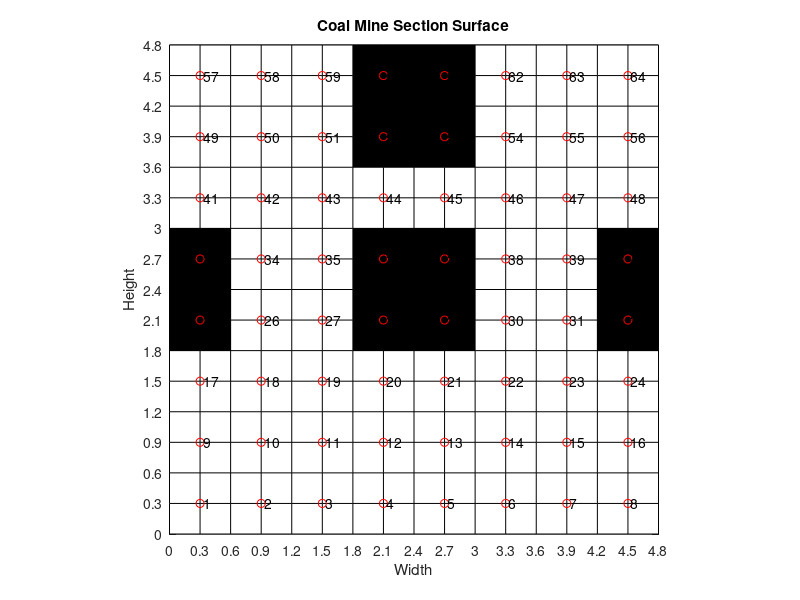

This chart was generated by the following MATLAB code: (Note: this script raises an error after producing the figure.)
% AMOACO to enhance the road trajectories of cutting head
% to form high quality Section in Coal Mine Roadway
% .....................................by Kingsley W

clear all
close all
clc
tic
% create the gripmap
a = ones(16); % changeable 
% a(3,5:6)=0;
% a(4,5:6)=0;
% a(3,7:8)=0;
% a(4,7:8)=0;
% a(5,5:8)=0;
% a(6,5:8)=0;
%  
% a(10:15,13:16)=0;
% a(11:14,5:8)=0;

% a(7:10,7:10)=0;
% 
% a(7:10,1:4)=0;
% a(7:10,13:16)=0;

a(7:10,1:2)=0;
a(7:10,15:16)=0;
a(7:10,7:10)=0;
a(13:16,7:10)=0;

% a(6:8,5:8)=0;
% a(10:15,13:16)=0;
% a(11:14,5:8)=0;

% a(17:20,9:12)=0;
% a(9:12,1:4)=0;
% a(9:12,17:20)=0;
% a(7:10,9:12)=0;

b=a;
b(end+1,end+1)=0;
a=b
colormap([0 0 0;1 1 1]);  % use colormap to create the wanted color
X_grid=[1:size(a,2)].*ones(size(a,1),1);
Y_grid=X_grid';

%create the decision variable
Nx=size(a,2)-1;
Ny=size(a,1)-1;
n=Nx*Ny/4;
n1=Nx/2;
n2=Ny/2;
XY=zeros(n2,n1);
coordinatesXY=zeros(n2*n1,2);
S=zeros(1,n2*n1); % coordinates sequence
R=0.3; % cutting radium
ratio=1/R; % cutting width unit/head diameter

x_grid=(X_grid(1,:)-1)/ratio; 
y_grid=(Y_grid(:,1)-1)/ratio;  
x=x_grid(2:2:[length(x_grid)-1]); % x coordinates when ratio=2 x=[0.5:n1-0.5]; 
y=y_grid(2:2:[length(y_grid)-1]); % y coordinates when ratio=2 y=[0.5:n2-0.5]; 
pcolor(x_grid,y_grid,a);
set(gca,'XTick',x_grid,'YTick',y_grid);  % axis setting
xlabel('Width');
ylabel('Height');
title('Coal Mine Section Surface')
axis image xy; 
hold on


% self version coordinates index to variable XY index S 
k=1;
for i=1:n2
     for j=1:n1
         XY(i,j)=k;
         S(k)=k;
         coordinatesXY(k,:)=[x(j),y(i)];
         plot(x(j),y(i),'ro')
         labl=num2str(k);
         labl=[' ',labl];
         text(x(j),y(i),labl)
         hold on
         k=k+1;
     end
end
hold off
Edge=[XY(1,:)',XY(:,1),XY(:,length(XY)),XY(length(XY),:)']; % define edge matrix
Edge(end,1)=0; Edge(1,4)=0;

%%%%%%%%%%%%%%%%%%%%%%%%%%%%%%%%%%%%%%%%%%%%%%%%%%%%%%%%%%%%%%%%%%%%%%%%%%%%%%%%%%%%%%%%
    % objective function parameter setting
    Hw=6;% Specific energy consumption of cutting with different hardness of coal rock
    A=R*(size(a,2)-1); % road width
    B=R*(size(a,1)-1); % road height
    h=0.2; % average cutting depth
    R;
    %S2=9.25; % block area
    S0=(R^2-pi*R^2/4)*2; % unit left area
    S1=4*R^2;
    K=0.6; %Kjol
%%%%%%%%%%%%%%%%%%%%%%%%%%%%%%%%%%%%%%%%%%%%%%%%%%%%5
    % aco algorithm parameter
    Ite = 250; % max iteration
    Ant_num = 100;
    Alpha = 1;
    Rho = 0.15;
    Q = 100;
    Beta = 5;

    City=coordinatesXY;
    City_num = size(City,1);%n indicate the number of the nodes(cities)
    Distance = zeros(City_num,City_num);% adjunct matrix
   
    % caculate the adjunct distance method 1
    for i=1:n
        for j=i+1:n
            Distance(i,j)=sqrt(sum((City(i,:)-City(j,:)).^2));
            Distance(j,i)=Distance(i,j);
        end
    end
%     for i=1:City_num % caculate the adjunct distance method 2
%         for j=1:City_num
%             if i~=j
%                 Distance(i,j)= sqrt((City(i,1)-City(j,1))^2 + (City(i,2)-City(j,2))^2);
%             else
%                 Distance(i,j) = eps;
%             end
%         end
%     end
%     Distance = abs(Distance+Distance');

    % presetting, initiating the algorithm parameter
    Eta = 1./Distance; 
    Tau = ones(City_num,City_num);   
    c=20; % constant hermone distribution value
    for i=1:City_num 
        if ismember([i],[length(x)*[1:length(y)]])==1
            route=[i-1];
        elseif ismember([i],[length(x)*[1:length(y)-1]+1])==1
            route=[i+1];
        else
            route=[i-1,i+1];
        end
        for j=1:City_num 
            if a(Y_grid(ratio*coordinatesXY(j,2)+1,1),X_grid(1,ratio*coordinatesXY(j,1)+1))~=0 & a(Y_grid(round(ratio*(coordinatesXY(j,2)-1/ratio)+1,1)),X_grid(1,ratio*coordinatesXY(j,1)+1))~=0 ... 
               & a(Y_grid(ratio*coordinatesXY(j,2)+1,1),X_grid(1,round(ratio*(coordinatesXY(j,1)-1/ratio)+1)))~=0 & a(Y_grid(round(ratio*(coordinatesXY(j,2)-1/ratio)+1),1),X_grid(1,round(ratio*(coordinatesXY(j,1)-1/ratio)+1)))~=0
               if ismember([j],route)==1
                  Tau(i,j)=c/Distance(i,j);
               end
            end
        end
    end
    for i=1:City_num % presetting hormone Tau
        if ismember([i],[length(x)*[2:length(y)-1]])==1
           judge=[i-1,0
                  i+length(x),i-length(x)];
                  %0,i+length(x)-1
                  %0,i-length(x)-1];
        elseif ismember([i],[length(x)*[1:length(y)]+1])==1
           judge=[0,i+1
           i+length(x),i-length(x)];
           %i+length(x)+1,0
           %i-length(x)+1,0];
        elseif ismember([i],[1])==1
            judge=[i+1,0
           i+length(x),0];
           %i+length(x)+1,0
           %0,0];
        elseif ismember([i],[length(x)])==1
            judge=[i-1,0
           i+length(x),0];
           %0,i+length(x)-1
           %0,0];
           
        elseif ismember([i],[(length(x)-1)*length(y)+1])==1
            judge=[i+1,0
           0,i-length(x)];
           %i-length(x)+1,0
          % 0,0];
        elseif ismember([i],[length(x)*length(y)])==1
            judge=[0,i-1
           0,i-length(x)];
          % 0,i-length(x)-1
          % 0,0];
        else
            judge=[i-1,i+1
            i+length(x),i-length(x)];
            %i+length(x)+1,i-length(x)-1
            %i-length(x)+1,i+length(x)-1];
        end
        for j=1:City_num
            if ismember([i,j],Edge)==1 & ismember([j],judge)==1
                Tau(i,j)=1.8*c/Distance(i,j);
            elseif a(Y_grid(ratio*coordinatesXY(j,2)+1,1),X_grid(1,ratio*coordinatesXY(j,1)+1))==0 || a(Y_grid(round(ratio*(coordinatesXY(j,2)-1/ratio)+1),1),X_grid(1,ratio*coordinatesXY(j,1)+1))==0 
                Tau(i,j)=eps;
            elseif a(Y_grid(ratio*coordinatesXY(j,2)+1,1),X_grid(1,round(ratio*(coordinatesXY(j,1)-1/ratio)+1)))==0 || a(Y_grid(round(ratio*(coordinatesXY(j,2)-1/ratio)+1),1),X_grid(1,round(ratio*(coordinatesXY(j,1)-1/ratio)+1)))==0
                Tau(i,j)=eps;
            elseif ismember([j],judge)==1 
                Tau(i,j)=0.5*c/Distance(i,j);
            else
                Tau(i,j)=eps/Distance(i,j);
            end
        end
    end

    

    % remove the city that is in the barricades
    City_num_temp=[1:City_num];
    City_num=City_num_temp;
    for j=1:length(City_num)
        if a(Y_grid(ratio*coordinatesXY(j,2)+1,1),X_grid(1,ratio*coordinatesXY(j,1)+1))==0 || a(Y_grid(round(ratio*(coordinatesXY(j,2)-1/ratio)+1,1)),X_grid(1,ratio*coordinatesXY(j,1)+1))==0 
             City_num_temp(1,j)=0; 
        elseif a(Y_grid(ratio*coordinatesXY(j,2)+1,1),X_grid(1,round(ratio*(coordinatesXY(j,1)-1/ratio)+1)))==0 || a(Y_grid(round(ratio*(coordinatesXY(j,2)-1/ratio)+1,1)),X_grid(1,round(ratio*(coordinatesXY(j,1)-1/ratio)+1)))==0
             City_num_temp(1,j)=0;
        end
    end
     [r0,c0]=find(City_num_temp==0);
     block_num=length(c0);
     S2=block_num*S1; % block area
     City_num_temp(:,c0)=[]; 
     City_num=City_num_temp;
     block_num=0;

%%%%%%%%%%%%%%%%%%%%%%%%%%%%%%%%%%%%%%%%%%%%%%%%%%%%%%%%%
%ACO progress parameter defining 
Ite_num = 1; % iteration time (generation time)
R_rec = zeros(Ant_num,length(City_num));
R_rec_temp = zeros(Ant_num,length(City_num));
R_best = zeros(Ite,length(City_num)); % best road of every generation 
L_best = inf.*ones(Ite,1); % best length of best road of each generation 
L_ave = zeros(Ite,1); % best length of best road of each generation   
archived_solution=zeros(Ite,2); 
L_best1=zeros(Ite,1);
 % iteration parameter preallocation
archived_phermone=zeros(Ant_num,2);
best_routes=zeros(Ant_num,length(City_num));
bad_ant=0;
Index=0;

%ACO begins
while Ite_num<=Ite
    % put 'ant_num' ants into 'city_num' cities randomly
        Init_ant_R_rec = []; % A temporary matrix that randomly assigns the ants in the initial state to each city 
        for i = 1:(ceil(Ant_num/length(City_num)))
            Init_ant_R_rec = [Init_ant_R_rec,ones(1,(length(City_num)))]; % The first city of each ants
        end

        R_rec(:,1) = (Init_ant_R_rec(1,1:Ant_num))'; % After the matrix is transposed, 
        R_rec_temp= R_rec(:,1);                         % it becomes an initial matrix of Ant_num row-1 column, each row represents an ant, 
                                                        % and each value represents the city code of the current ant. 
    % choose next city using probability function
    for j = 2:length(City_num) % city loop, current city not included i=city_num
        for i = 1:Ant_num % for each ant
            City_visited = R_rec(i,1:(j-1)); % tatu table
            City_unvisited = zeros(1,(length(City_num)-j+1)); 
            %P = eps*(ones(1,(length(City_num)-j+1))); % prealloacting probability function
            count = 1;
            
            city_current=City_visited(end);
            if ismember([city_current],length(x)*[2:length(y)-1])==1
                judge=[city_current-1,0
                       city_current+length(x),city_current-length(x)
                       0,city_current+length(x)-1
                       0,city_current-length(x)-1];
            elseif ismember([city_current],[length(x)*[1:length(y)]+1])==1
                judge=[city_current+1,0
                       city_current+length(x),city_current-length(x)
                       city_current+length(x)+1,0
                       city_current-length(x)+1,0];
            elseif ismember([city_current],[1])==1
                judge=[city_current+1,0
                      city_current+length(x),0
                      city_current+length(x)+1,0
                      0,0];
            elseif ismember([city_current],[length(x)])==1
                judge=[city_current-1,0
                      city_current+length(x),0
                      0,city_current+length(x)-1
                      0,0];
               
            elseif ismember([city_current],[(length(x)-1)*length(y)+1])==1
                judge=[city_current+1,0
                      0,city_current-length(x)
                      city_current-length(x)+1,0
                      0,0];
            elseif ismember([city_current],[length(x)*length(y)])==1
                judge=[0,city_current-1
                       0,city_current-length(x)
                       0,city_current-length(x)-1
                       0,0];
            else
                 judge=[city_current-1,city_current+1
                 city_current+length(x),city_current-length(x)
                 city_current+length(x)+1,city_current+length(x)-1
                 city_current-length(x)+1,city_current-length(x)-1];
            end
            % choose the city unvisited
            for k =City_num(2:end)
                %if isempty(find(City_visited == k,1)) % avoid going repeated city
                if ismember([k],judge)==1 && isempty(find(City_visited == k,1)) ...
                && a(Y_grid(ratio*coordinatesXY(k,2)+1,1),X_grid(1,ratio*coordinatesXY(k,1)+1))==1 && a(Y_grid(round(ratio*(coordinatesXY(k,2)-1/ratio)+1,1)),X_grid(1,ratio*coordinatesXY(k,1)+1))==1 ... 
                && a(Y_grid(ratio*coordinatesXY(k,2)+1,1),X_grid(1,round(ratio*(coordinatesXY(k,1)-1/ratio))+1))==1 && a(Y_grid(round(ratio*(coordinatesXY(k,2)-1/ratio)+1,1)),X_grid(1,round(ratio*(coordinatesXY(k,1)-1/ratio)+1)))==1
                   City_unvisited(count) = k;
                   count = count+1;
                end
            end
            [r,c]=find(City_unvisited==0);
            City_unvisited(:,c)=[];         
            if length(City_unvisited)==0 && length(City_num)-length(City_visited)<=block_num && City_visited(end)-City_visited(end-1)~=0  % need to be reviesed
               City_unvisited = zeros(1,(length(City_num)-j+1));
               for kb =c0(1:end) 
                   City_unvisited(count)=kb; % start cutting block rocks
                   count = count+1;
               end
               [r,c]=find(City_unvisited==0);
               City_unvisited(:,c)=[]; 
            elseif length(City_unvisited)==0 & (length(City_num)-length(City_visited)>block_num | City_visited(end)-City_visited(end-1)==0)
                   bad_ant=i; % record the the ant unable to cover all city
                   City_unvisited=city_current;
            end
            % caculate the probility of city to be visited
            P = eps*(ones(1,length(City_unvisited)));
            for kk = 1:length(City_unvisited)
                P(kk) = (Tau(City_visited(end),City_unvisited(kk))^Alpha)*...
                (Eta(City_visited(end),City_unvisited(kk))^Beta);           
                if P(kk)==0
                   P(kk)=eps;
                end
            end
            P=P/sum(P);

            % wheel selection to choose next city
            P_cum=cumsum(P);
            Select = find(P_cum>=rand);
            if length(City_unvisited)==1
               To_visit=City_unvisited;
            else
                To_visit = City_unvisited(Select(1));
            end

            R_rec(i,j) = To_visit; % The i-th ant will go to the city where the j-th step will go. After the cycle is over, 

            if i==bad_ant
            R_rec_temp(i,j)=0;
            else
            R_rec_temp(i,j)=To_visit;   
            end                      % the path of each ant will be obtained
        end
    end
    
   % fix solution methods
   nn=3;
   propor=0.5;
   while nn>=1
    fix_range=ceil(length(City_num)/propor);
    for i = 1:Ant_num
        [r,c]=find(R_rec_temp(i,:)==0);
        rec_temp=R_rec_temp(i,:);
        rec_temp(c)=[];
        if length(rec_temp)>=length(City_num)-fix_range
           [logic,lable]=ismember(City_num,rec_temp);
           [rr,cc]=find(lable==0);
           City_left=City_num(cc);
           for j=City_left(1:length(cc))
               if ismember(j,Edge)==0 & a(Y_grid(ratio*coordinatesXY(j,2)+1,1),X_grid(1,ratio*coordinatesXY(j,1)+1))==1 & a(Y_grid(round(ratio*(coordinatesXY(j,2)-1/ratio)+1,1)),X_grid(1,ratio*coordinatesXY(j,1)+1))==1 ... 
               & a(Y_grid(ratio*coordinatesXY(j,2)+1,1),X_grid(1,round(ratio*(coordinatesXY(j,1)-1/ratio))+1))==1 & a(Y_grid(round(ratio*(coordinatesXY(j,2)-1/ratio)+1,1)),X_grid(1,round(ratio*(coordinatesXY(j,1)-1/ratio)+1)))==1
                 City_adjunct=[j-1,j+1,j+Nx/2,j-Nx/2];
               elseif ismember(j,Edge(:,1))==1 & a(Y_grid(ratio*coordinatesXY(j,2)+1,1),X_grid(1,ratio*coordinatesXY(j,1)+1))==1 & a(Y_grid(round(ratio*(coordinatesXY(j,2)-1/ratio)+1,1)),X_grid(1,ratio*coordinatesXY(j,1)+1))==1 ... 
               & a(Y_grid(ratio*coordinatesXY(j,2)+1,1),X_grid(1,round(ratio*(coordinatesXY(j,1)-1/ratio))+1))==1 & a(Y_grid(round(ratio*(coordinatesXY(j,2)-1/ratio)+1,1)),X_grid(1,round(ratio*(coordinatesXY(j,1)-1/ratio)+1)))==1
                 City_adjunct=[j-1,j+1,j+Nx/2];
               elseif ismember(j,Edge(:,2))==1 & a(Y_grid(ratio*coordinatesXY(j,2)+1,1),X_grid(1,ratio*coordinatesXY(j,1)+1))==1 & a(Y_grid(round(ratio*(coordinatesXY(j,2)-1/ratio)+1,1)),X_grid(1,ratio*coordinatesXY(j,1)+1))==1 ... 
               & a(Y_grid(ratio*coordinatesXY(j,2)+1,1),X_grid(1,round(ratio*(coordinatesXY(j,1)-1/ratio))+1))==1 & a(Y_grid(round(ratio*(coordinatesXY(j,2)-1/ratio)+1,1)),X_grid(1,round(ratio*(coordinatesXY(j,1)-1/ratio)+1)))==1
                 City_adjunct=[j+1,j+Nx/2,j-Nx/2]; 
               elseif ismember(j,Edge(:,3))==1 & a(Y_grid(ratio*coordinatesXY(j,2)+1,1),X_grid(1,ratio*coordinatesXY(j,1)+1))==1 & a(Y_grid(round(ratio*(coordinatesXY(j,2)-1/ratio)+1,1)),X_grid(1,ratio*coordinatesXY(j,1)+1))==1 ... 
               & a(Y_grid(ratio*coordinatesXY(j,2)+1,1),X_grid(1,round(ratio*(coordinatesXY(j,1)-1/ratio))+1))==1 & a(Y_grid(round(ratio*(coordinatesXY(j,2)-1/ratio)+1,1)),X_grid(1,round(ratio*(coordinatesXY(j,1)-1/ratio)+1)))==1
                 City_adjunct=[j-1,j+Nx/2,j-Nx/2];
               elseif ismember(j,Edge(:,4))==1 & a(Y_grid(ratio*coordinatesXY(j,2)+1,1),X_grid(1,ratio*coordinatesXY(j,1)+1))==1 & a(Y_grid(round(ratio*(coordinatesXY(j,2)-1/ratio)+1,1)),X_grid(1,ratio*coordinatesXY(j,1)+1))==1 ... 
               & a(Y_grid(ratio*coordinatesXY(j,2)+1,1),X_grid(1,round(ratio*(coordinatesXY(j,1)-1/ratio))+1))==1 & a(Y_grid(round(ratio*(coordinatesXY(j,2)-1/ratio)+1,1)),X_grid(1,round(ratio*(coordinatesXY(j,1)-1/ratio)+1)))==1
                 City_adjunct=[j-1,j+1,j-Nx/2];
               end
               for kk=1:length(City_adjunct)
                   [rrr,ccc]=find(rec_temp==City_adjunct(kk));
                   if length(ccc)~=0 & (City_adjunct(kk)~=1 | (City_adjunct(kk)==1 & length(rec_temp(1:ccc(1)-1))~=0))
                      rec_temp=[rec_temp(1:ccc(1)-1),j,rec_temp(ccc(1):end)];
                      break
                   end 
               end
            end
        end
        R_rec_temp(i,:)=[rec_temp,zeros(1,length(City_num)-length(rec_temp))];
        R_rec(i,:)=[rec_temp,rec_temp(1,end)*ones(1,(length(City_num)-length(rec_temp)))];
    end
    nn=nn-1;
   end   
    Len = zeros(Ant_num,1);
    for i=1:Ant_num
           R_temp = R_rec(i,:);
           for j = 1:(length(City_num)-1)
               Len(i) = Len(i) + Distance(R_temp(j),R_temp(j+1));  
           end
           %Len(i)=Len(i)+Distance(R_temp(1),R_temp(City_num)); 
    end
    %%%%%%%%%%%%%%%%%%%%%%%%%%%%%%%%%%%%%%%%%%%%%%%%%%%%%%%%%%%%%%%
    % multi-objective function defining 
    N=zeros(Ant_num,length(City_num));
    N_all=zeros(Ant_num,1);
    f=zeros(Ant_num,2); % multi-objective function
    w1=0.1;w2=0.9; %function weight
    u=zeros(Ant_num,2); % satisfaction rate matrix
    U=zeros(Ant_num,1);
    for i = 1 : Ant_num
        for j=2:length(City_num)-1
            if ismember([R_rec(i,j)],Edge)==1 & R_rec(i,j+1)~= R_rec(i,j)
               if (abs(R_rec(i,j+1)-R_rec(i,j))==1 & abs(R_rec(i,j)-R_rec(i,j-1))==1) | (abs(R_rec(i,j+1)-R_rec(i,j))==Nx/2 & abs(R_rec(i,j)-R_rec(i,j-1))==Nx/2) ...
                | (abs(R_rec(i,j+1)-R_rec(i,j))==1 & abs(R_rec(i,j)-R_rec(i,j-1))==Nx/2) | (abs(R_rec(i,j+1)-R_rec(i,j))==Nx/2 & abs(R_rec(i,j)-R_rec(i,j-1))==1)
                   N(i,j)=0;
               else
                   N(i,j)=1/2;
               end
            elseif ismember([R_rec(i,length(City_num))],Edge)==1
                N(i,end)=1;
            else
                N(i,j)=0;
            end
        end
        [r,c]=find(R_rec_temp(i,:)==0);
        rec_temp=R_rec_temp(i,:);
        rec_temp(c)=[];
        N_all(i,1)=sum(N(i,:));
        SX=S0*(N_all(i)+2)+(length(City_num)-length(rec_temp))*S1;% total left area
        Q_1= Hw*(A*B-SX-S2)*h;
        Q_2= Len(i)*K;              
        f(i,1)= Q_1+Q_2;
        f(i,2)= SX;
    end
    f1_min=min(f(:,1));
    f2_min=min(f(:,2));
    u(:,1)=(f(:,1)-f1_min)/f1_min;
    u(:,2)=(f(:,2)-f2_min)/f2_min;
    for i=1:Ant_num
      U(i)=u(i,1)*w1+u(i,2)*w2; %satisfaction rate for each ants
    end
    %%%%%%%%%%%%%%%%%%%% 
    %update the hermone on whole area
    R0=10; %self-adaption value
    R1=R0*(1-exp(Ite_num-Ite));      % self-adaption function
    Delta_Tau = zeros(length(S), length(S)); 
    for i = 1:Ant_num
        [r,c]=find(R_rec_temp(i,:)==0);
        rec_temp=R_rec_temp(i,:);
        rec_temp(c)=[];
        if length(rec_temp)==(length(City_num)-block_num) %if constraints not satsified, do not update the hermone
           for j = 1:(length(City_num)-1)
               Delta_Tau(R_rec(i,j), R_rec(i,j+1)) = Q/(R1*(f(i,1)+f(i,2))+U(i))+Delta_Tau(R_rec(i,j), R_rec(i,j+1)); 
           end
           Rho=0.15;
        else
            Rho=1;
        end
        %Delta_Tau(R_rec(i,length(City_num)), R_rec(i,1)) = Delta_Tau(R_rec(i,length(City_num)), R_rec(i,1))+ Q/(R1*(f(i,1)+f(i,2))+U(i));
    end
    R_rec_temp;
    Tau = Rho.*Tau +(1-Rho)*Delta_Tau; % update, whole area

    %%%%%%%%%%%%%%%%%%%%%%% 
    % Non-dominated sorting and Archiving
    if Ite_num >= 2
        R_rec= [R_rec;best_routes]; % best routes
        f=[f;archived_phermone];
    end
    [FrontNO,MaxFNO] = NDSort(f,inf);

    %%%%%%%%%%%%%%%%%%%%%%%%
    % record the best rout of this iteration
    Index = find(FrontNO==1);
    CrowdDis=CrowdingDistance(f(Index(1:end),:));
    CrowdDis=CrowdDis';
    [Y,IN]=sort(CrowdDis,'descend');
    Index=Index(IN);
    [r,c]=find(Y==inf);
    if length(r)>2
       Y(r,:)=[];
       IN(r,:)=[];
       Index(IN(r,:))=[];
    end
  
    %archived_phermone=zeros(ceil(length(Index)/2),2);
    %best_routes=zeros(ceil(length(Index)/2),length(City_num));
    %archived_phermone=f(Index(1:ceil(length(Index)/2)),:);
    %best_routes=R_rec(Index(1:ceil(length(Index)/2)),:); % best routes(solutions)

    archived_phermone=zeros(length(Index),2); % preallocation for each iteration
    best_routes=zeros(length(Index),length(City_num)); % preallocation for each iteration
    archived_phermone=f(Index(1:end),:);
    best_routes=R_rec(Index(1:end),:); % best routes(solutions)
    % delete the routes invalid
    

    for i=1:size(best_routes,1)
       for j=1:length(City_num)-1
           if best_routes(i,j+1)-best_routes(i,j)==0
              best_routes(i,:)=zeros(1,length(City_num));
              break
           end
       end
    end
   [r0,c0]=find(best_routes==0);
   best_routes(r0,:)=[];
   archived_phermone(r0,:)=[];
   if size(archived_phermone,1)==0
      [L_best(Ite_num), index] = min(f(Index(1:end),2)); % find the best solution of each iteration by minimum of left area
      %[L_best1(Ite_num), index1] = min(f(Index(1:end),1)); % find the best solution of each iteration by minimum of energy consumption
      R_best(Ite_num,:) = R_rec(Index(index),:); % best route
      archived_solution(Ite_num,:)=f(Index(index),:);
      best_routes=R_best(Ite_num,:);
      archived_phermone=archived_solution(Ite_num,:);
   else
      [L_best(Ite_num), index] = min(archived_phermone(1:end,2)); % find the best solution of each iteration by minimum of left area
      %[L_best1(Ite_num), index1] = min(archived_phermone(1:end,1)); % find the best solution of each iteration by minimum of energy consumption
      archived_solution(Ite_num,:)=archived_phermone(index,:); % best results by minimum of left area
      R_best(Ite_num,:) = best_routes(index,:); % best route(solution) by minimum of left area
   end
   % print the outcome of each iteration
%    figure(1);
%    subplot(2,2,1)
%    PlotCosts(f(Index(1:end),:));
%    title(['Pareto Front of Iteration ',num2str(Ite_num)])
%    
%    subplot(2,2,3)
%    PlotCosts(archived_phermone(1:end,:));
%    title(['Pareto valid solution front of Iteration ',num2str(Ite_num)])
% 
%    subplot(2,2,1)
%    PlotCosts(f(Index(1:end),:));
%    title(['Pareto Front of Iteration ',num2str(Ite_num)])
%    
%    subplot(2,2,4)
%    PlotCosts(f); 
%    title(['Function Costs of Iteration ',num2str(Ite_num)])
% 
%    subplot(2,2,2)
%    It_BestR=R_best(Ite_num,:);
%    pcolor(x_grid,y_grid,a);
%    hold on
%    scatter(City(:,1),City(:,2));
%    for ii=2:length(It_BestR)
%        plot([City(It_BestR(ii-1),1),City(It_BestR(ii),1)],[City(It_BestR(ii-1),2),City(It_BestR(ii),2)],'r','LineWidth',2)
%        hold on
%    end
%    title(['Best Route of Iteration ',num2str(Ite_num)]);
%    drawnow;
%    hold off
%    
   if Ite_num==Ite
      f=f(Index(1:ceil(length(Index)/2)),:); % to plot the pareto fronts
   end
    %%%%%%%%%%%%%%%%%%%%%%%%%%%%%%%%%%%%%%
    % clear vivted city table
    R_rec=zeros(Ant_num,length(City_num));
    R_rec_temp=R_rec;
    disp(['Iteration ' num2str(Ite_num)])
    Ite_num=Ite_num+1;
end % ACO ends
hold off
%%%%%%%%%%%%%%%%%%%%%%%%%%%%%%%%%%%%%%%%%%%%%%%%%%%%%%%%%%
% print the outcome

Pos = find(archived_phermone(:,2)==min(archived_phermone(:,2))); % based on best solution of whole algorithm
Shortest_Route=best_routes(Pos(1),:);
%Pos = find(L_best==min(L_best)); % based on best solution of each interation
%Shortest_Route=R_best(Pos(1),:);
Shortest_Length=L_best(Pos(1));

N=length(Shortest_Route);
RS=Shortest_Route;
figure(2)
pcolor(x_grid,y_grid,a);
set(gca,'XTick',1:size(a,2),'YTick',1:size(a,1));  % axis setting
axis image xy
hold on
scatter(City(:,1),City(:,2));
hold on
for ii=2:N
    plot([City(RS(ii-1),1),City(RS(ii),1)],[City(RS(ii-1),2),City(RS(ii),2)],'r','LineWidth',2)
    pause(0.2) 
end
title('Best Route Regarding Left Area')
xlabel('Width'); ylabel('Height');

hold off

figure(3) % plot the valid solution from pareto front 1 
PlotCosts(archived_phermone);

figure(4) % plot the pareto front 1
PlotCosts(f);

% judge the quality of the algorithm
vol_0=Hypervolume(archived_phermone);
Vol_Pareto_solution=sum(vol_0)
vol_1=Hypervolume(f);
Vol_Pareto_front=sum(vol_1)

figure(5) % plot the convergence graph with regard to left area
x=linspace(0,Ite,Ite);
y=L_best(:,1);
plot(x,y,'b-o');
xlabel('Iteration'); ylabel('Best Route Regarding Left Area');

% figure(6)   %plot the convergence graph with regard to energy concumption
% x=linspace(0,Ite,Ite);
% y=L_best1(:,1);
% plot(x,y,'g-o');
% xlabel('Iteration'); ylabel('Best Route Regarding energy consumption');

toc